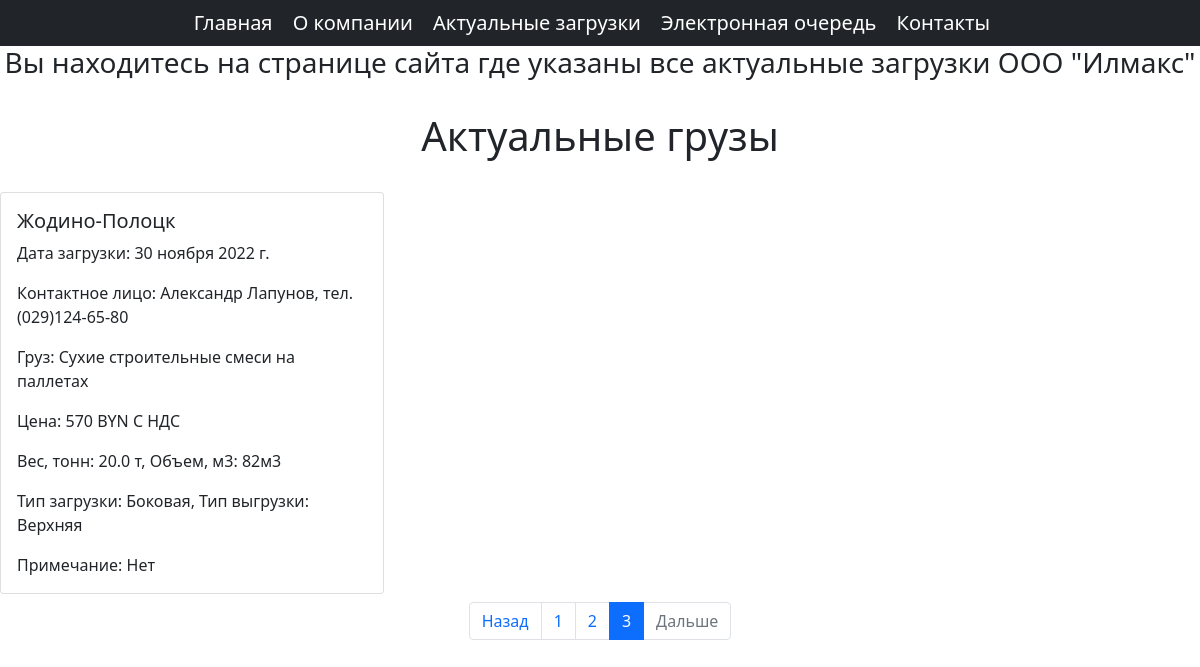
Page /actual/?page=3 on the committed database.
### main1/models.py (models this page shows, shortened)
class Actual(models.Model):
    title2 = models.CharField(max_length=200)  # маршрут перевозкиd
    date_of_transportation = models.DateField()  # поле дата загрузки
    itinerary = models.ForeignKey('Itinerary', on_delete=models.CASCADE)  # поле маршрут перевозки
    customers_contact_person = models.ForeignKey('Person', on_delete=models.CASCADE)  # поле контактное лицо заказчика
    cargos = models.ForeignKey('Cargo', on_delete=models.CASCADE) # поле груз
    price = models.CharField(max_length=20) # поле цена
    currency= models.ForeignKey('Currency', on_delete=models.CASCADE) # поле валюта
    taxes = models.ForeignKey('Tax', on_delete=models.CASCADE) # поле налог
    weight = models.ForeignKey('Weight', on_delete=models.CASCADE) # поле вес
    volume = models.ForeignKey('Volume', on_delete=models.CASCADE) # поле обьем
    typesofloading = models.ForeignKey('Typeofloading', on_delete=models.CASCADE) # поле тип загрузки
    typesofunloading = models.ForeignKey('Typeofunloading', on_delete=models.CASCADE) # поле тип выгрузки
    note = models.TextField()  # поле примечание по отгрузке

class Itinerary(models.Model):
    title = models.CharField(max_length=200)  # поле название маршрута
    def __str__(self):
        return self.title

class Person(models.Model):
    contact_person = models.CharField(max_length=200) # поле контактное лицо
    def __str__(self):
        return self.contact_person

class Cargo(models.Model):
    cargo = models.CharField(max_length=200) # поле наименование груза
    def __str__(self):
        return self.cargo

class Currency(models.Model):
    currency = models.CharField(max_length=20) # поле валюта
    def __str__(self):
        return self.currency

class Tax(models.Model):
    tax = models.CharField(max_length=50) # поле налог НДС
    def __str__(self):
        return self.tax

class Weight(models.Model):
    weight = models.FloatField() # поле вес
    def __str__(self):
        return str(self.weight)

class Volume(models.Model):
    volume = models.IntegerField() # поле обьем
    def __str__(self):
        return str(self.volume)

class Typeofloading(models.Model):
    typeofloading = models.CharField(max_length=100) # поле тип загрузки
    def __str__(self):
        return self.typeofloading

class Typeofunloading(models.Model):
    typeofunloading = models.CharField(max_length=100) # поле тип выгрузки
    def __str__(self):
        return self.typeofunloading

### main1/views.py (the view)
# urls.py: path('actual/', views.actual, name='actual'),  # путь на страницу views.homepage
def actual(request):  # функция запроса
    cargo = Actual.objects.get_queryset().order_by('id')  # получение кверисет всех обьектов, полей из созданных записей
    paginator = Paginator(cargo, 6)
    page_number = request.GET.get('page', 1)
    page = paginator.get_page(page_number)
    is_paginated = page.has_other_pages()
    if page.has_previous():
        prev_url = '?page={}'.format(page.previous_page_number())
    else:
        prev_url = ''
    if page.has_next():
        next_url = '?page={}'.format(page.next_page_number())
    else:
        next_url = ''
    context = {
        "cargo": page, # запись их в контексный словарь
        'is_paginated': is_paginated,
        'next_url': next_url,
        'prev_url': prev_url
    }
    return render(request, 'actual.html', context)  # возвращение слова и вывод в шаблон

### main1/templates/actual.html (shortened to what this page needs)
{% extends "base.html" %}
{% block page_content %}
<h3 align="center">Вы находитесь на странице сайта где указаны все актуальные загрузки ООО "Илмакс"</h3>
<br>
<h1 align="center">Актуальные грузы</h1>
<br>
<div class="row">
    {% for actual in cargo.object_list %}
    <div class="col-md-4">
        <div class="card mb-2">
            <div class="card-body">
                <h5 class="card-title"> {{actual.itinerary}}</h5>
                <p class="card-text"> Дата загрузки: {{actual.date_of_transportation }}</p>
                <p class="card-text"> Контактное лицо: {{actual.customers_contact_person }}</p>
                <p class="card-text"> Груз: {{actual.cargos }} </p>
                <p class="card-text"> Цена: {{actual.price }} {{actual.currency }} {{actual.taxes }}</p>
                <p class="card-text"> Вес, тонн: {{actual.weight }} т, Объем, м3: {{actual.volume }}м3
                <p class="card-text"> Тип загрузки: {{actual.typesofloading }}, Тип выгрузки:
                    {{actual.typesofunloading}}</p>
                <p class="card-text"> Примечание: {{actual.note }}</p>
            </div>
        </div>
    </div>
    {%endfor%}
</div>
{% if is_paginated %}
<nav aria-label="...">
    <ul class="pagination justify-content-center">
        <li class="page-item {% if not prev_url %} disabled {% endif %}">
            <a class="page-link" href="{{prev_url}}" tabindex="-1" aria-disabled="true">Назад</a>
        </li>
        {% for n in cargo.paginator.page_range %}
        {% if cargo.number == n %}
        <li class="page-item active">
            <a class="page-link" href="?page={{n}}">{{n}} <span class='sr-only'>(current)</span></a>
        </li>
        {% elif n > cargo.number|add:-3 and n < cargo.number|add:3 %}
        <li class="page-item">
            <a class="page-link" href="?page={{n }}">{{ n }}</a></li>
        {% endif %}
        {% endfor %}
        <li class="page-item {% if not next_url %} disabled {% endif %}">
            <a class="page-link" href="{{next_url}}" tabindex="-1" aria-disabled="true">Дальше</a>
        </li>
    </ul>
</nav>
{% endif %}
{% endblock %}

### rows in the picture
Actual: itinerary "Жодино-Полоцк", date_of_transportation "30 ноября 2022 г.", customers_contact_person "Александр Лапунов, тел.(029)124-65-80", cargos "Сухие строительные смеси на паллетах", price "570", currency "BYN", taxes "С НДС", weight "20.0", volume "82", typesofloading "Боковая", typesofunloading "Верхняя", note "Нет"

### other values in the picture
{{ n }} "1" "2"
{{ n }} "3"
